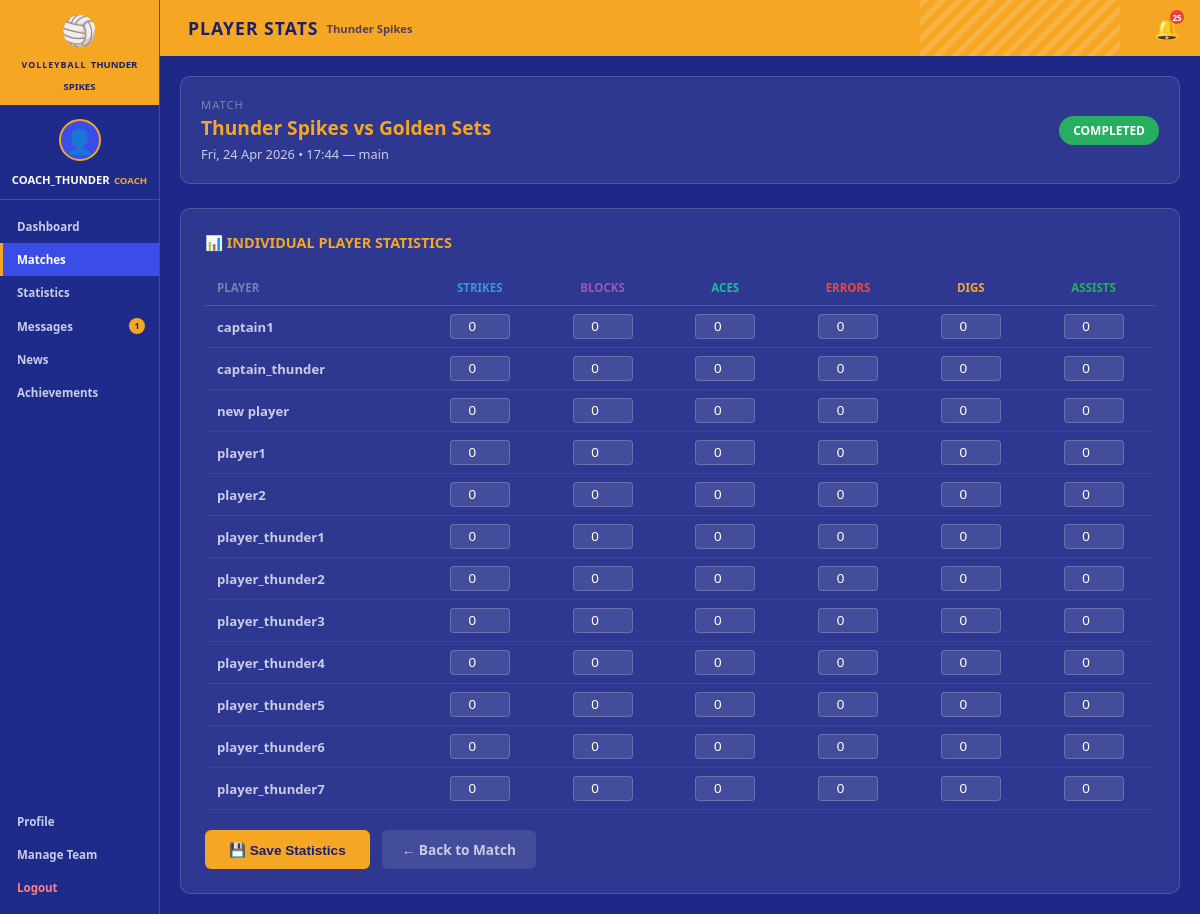
The app's page /match/22/player-stats/ (signed in), older data.
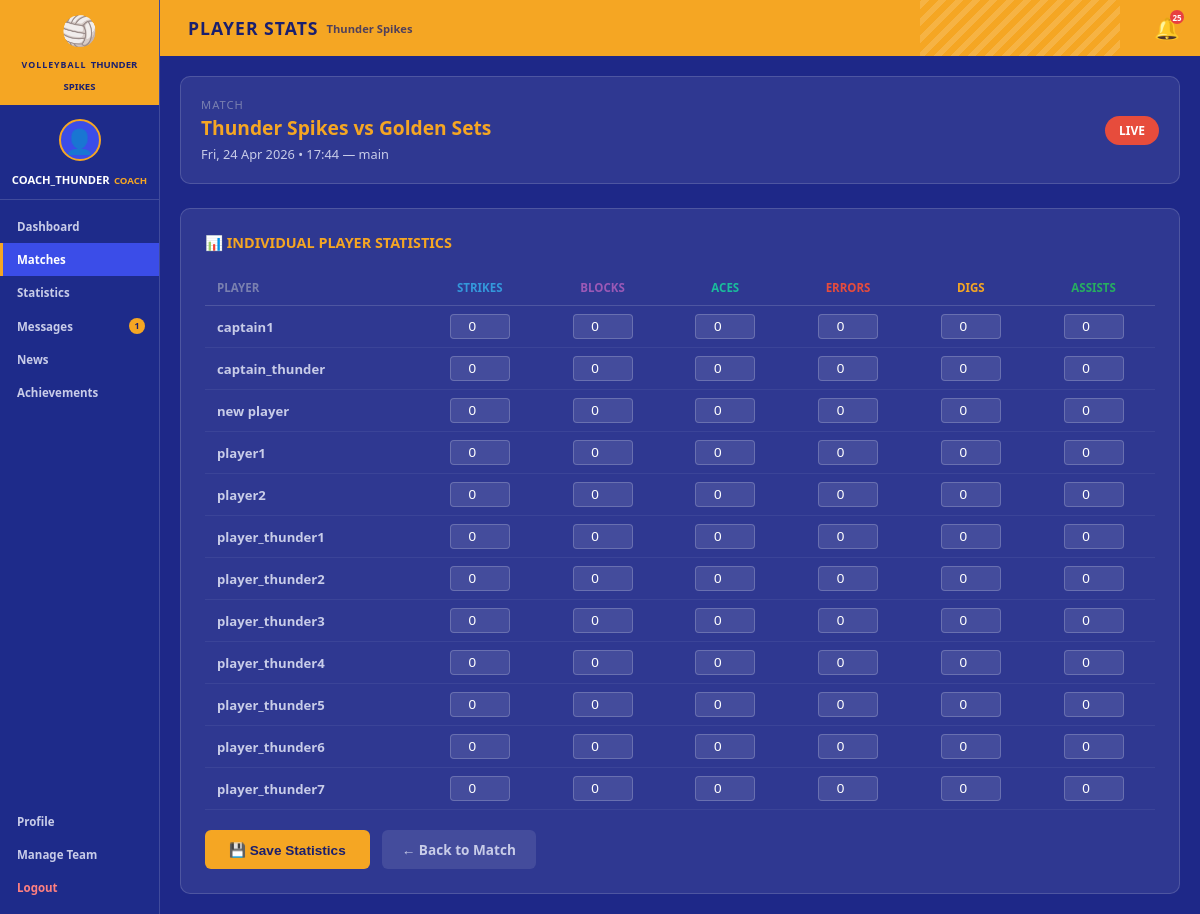
The same page, newer data.
### scheduling/models.py (models this page shows, shortened)
class UserProfile(models.Model):
    ROLE_CHOICES = [
        ('player', 'Player'),
        ('captain', 'Captain'),
        ('coach', 'Coach'),
        ('parent', 'Parent'),
        ('manager', 'Manager'),
    ]
    user = models.OneToOneField(User, on_delete=models.CASCADE, related_name='profile')
    role = models.CharField(max_length=20, choices=ROLE_CHOICES, default='player')
    team = models.ForeignKey(Team, on_delete=models.SET_NULL, null=True, blank=True, related_name='members')
    avatar = models.ImageField(upload_to='avatars/', null=True, blank=True)

class Team(models.Model):
    name = models.CharField(max_length=100)
    created_at = models.DateTimeField(auto_now_add=True)
    def __str__(self):
        return self.name

class Match(models.Model):
    STATUS_CHOICES = [
        ('upcoming', 'Upcoming'),
        ('live', 'Live'),
        ('completed', 'Completed'),
        ('cancelled', 'Cancelled'),
    ]
    home_team = models.ForeignKey(Team, on_delete=models.CASCADE, related_name='home_matches')
    away_team = models.ForeignKey(Team, on_delete=models.CASCADE, related_name='away_matches')
    date = models.DateTimeField()
    location = models.CharField(max_length=200)
    status = models.CharField(max_length=20, choices=STATUS_CHOICES, default='upcoming')
    home_score = models.IntegerField(null=True, blank=True)
    away_score = models.IntegerField(null=True, blank=True)
    created_by = models.ForeignKey(User, on_delete=models.SET_NULL, null=True, related_name='created_matches')
    created_at = models.DateTimeField(auto_now_add=True)
    notes = models.TextField(blank=True)
    class Meta:
        ordering = ['date']
    def __str__(self):
        return f"{self.home_team} vs {self.away_team} — {self.date.strftime('%b %d %Y')}"

### scheduling/views.py (the view)
    @login_required
    def _wrapped_view(request, *args, **kwargs):
        if not hasattr(request.user, 'profile') or request.user.profile.role != 'coach':
            messages.error(request, "Only coaches can access this page.")
            return redirect('dashboard')
        return view_func(request, *args, **kwargs)

### volleyball_project/templates/scheduling/player_match_stats.html (shortened to what this page needs)
{% extends 'base.html' %}
{% block page_title %}PLAYER STATS{% endblock %}
{% block page_subtitle %}{{ request.user.profile.team.name|default:"TEAM NAME" }}{% endblock %}
{% block content %}
<div style="max-width:1000px; margin:0 auto;">
    <div style="background:rgba(255,255,255,0.08); border-radius:10px; padding:20px; border:1px solid rgba(255,255,255,0.15); margin-bottom:24px;">
        <div style="display:flex; align-items:center; justify-content:space-between;">
            <div>
                <div style="font-size:0.7rem; color:#7a80b0; text-transform:uppercase; letter-spacing:1px;">Match</div>
                <div style="font-size:1.2rem; font-weight:800; color:#f5a623; margin-top:2px;">{{ match.home_team.name }} vs {{ match.away_team.name }}</div>
                <div style="font-size:0.8rem; color:#c8cce8; margin-top:4px;">{{ match.date|date:"D, d M Y • H:i" }} — {{ match.location }}</div>
            </div>
            <span style="background:{% if match.status == 'completed' %}#27ae60{% elif match.status == 'live' %}#e74c3c{% else %}#3498db{% endif %}; color:white; padding:6px 14px; border-radius:20px; font-size:0.75rem; font-weight:700; text-transform:uppercase;">
                {{ match.get_status_display }}
            </span>
        </div>
    </div>
    <div style="background:rgba(255,255,255,0.08); border-radius:10px; padding:24px; border:1px solid rgba(255,255,255,0.15);">
        <h3 style="font-size:0.9rem; font-weight:700; color:#f5a623; text-transform:uppercase; margin-bottom:18px;">📊 Individual Player Statistics</h3>
        {% if player_rows %}
        <form method="post">
            <div style="overflow-x:auto;">
                <table style="width:100%; border-collapse:collapse; font-size:0.82rem;">
                    <thead>
                        <tr style="border-bottom:1px solid rgba(255,255,255,0.15);">
                            <th style="text-align:left; padding:10px 12px; color:#7a80b0; font-weight:700; text-transform:uppercase; font-size:0.72rem;">PLAYER</th>
                            <th style="text-align:center; padding:10px 8px; color:#3498db; font-weight:700; text-transform:uppercase; font-size:0.72rem;">STRIKES</th>
                            <th style="text-align:center; padding:10px 8px; color:#9b59b6; font-weight:700; text-transform:uppercase; font-size:0.72rem;">BLOCKS</th>
                            <th style="text-align:center; padding:10px 8px; color:#1abc9c; font-weight:700; text-transform:uppercase; font-size:0.72rem;">ACES</th>
                            <th style="text-align:center; padding:10px 8px; color:#e74c3c; font-weight:700; text-transform:uppercase; font-size:0.72rem;">ERRORS</th>
                            <th style="text-align:center; padding:10px 8px; color:#f5a623; font-weight:700; text-transform:uppercase; font-size:0.72rem;">DIGS</th>
                            <th style="text-align:center; padding:10px 8px; color:#27ae60; font-weight:700; text-transform:uppercase; font-size:0.72rem;">ASSISTS</th>
                        </tr>
                    </thead>
                    <tbody>
                        {% for row in player_rows %}
                        <tr style="border-bottom:1px solid rgba(255,255,255,0.06);">
                            <td style="padding:10px 12px; color:#c8cce8; font-weight:600;">
                                {{ row.player.get_full_name|default:row.player.username }}
                            </td>
                            <td style="padding:8px; text-align:center;">
                                <input type="number" name="strikes_{{ row.player.id }}" value="{{ row.strikes }}" min="0" style="width:60px; background:rgba(255,255,255,0.1); border:1px solid rgba(255,255,255,0.2); border-radius:4px; color:#fff; padding:4px 6px; text-align:center; font-size:0.85rem;">
                            </td>
                            <td style="padding:8px; text-align:center;">
                                <input type="number" name="blocks_{{ row.player.id }}" value="{{ row.blocks }}" min="0" style="width:60px; background:rgba(255,255,255,0.1); border:1px solid rgba(255,255,255,0.2); border-radius:4px; color:#fff; padding:4px 6px; text-align:center; font-size:0.85rem;">
                            </td>
                            <td style="padding:8px; text-align:center;">
                                <input type="number" name="aces_{{ row.player.id }}" value="{{ row.service_aces }}" min="0" style="width:60px; background:rgba(255,255,255,0.1); border:1px solid rgba(255,255,255,0.2); border-radius:4px; color:#fff; padding:4px 6px; text-align:center; font-size:0.85rem;">
                            </td>
                            <td style="padding:8px; text-align:center;">
                                <input type="number" name="errors_{{ row.player.id }}" value="{{ row.errors }}" min="0" style="width:60px; background:rgba(255,255,255,0.1); border:1px solid rgba(255,255,255,0.2); border-radius:4px; color:#fff; padding:4px 6px; text-align:center; font-size:0.85rem;">
                            </td>
                            <td style="padding:8px; text-align:center;">
                                <input type="number" name="digs_{{ row.player.id }}" value="{{ row.digs }}" min="0" style="width:60px; background:rgba(255,255,255,0.1); border:1px solid rgba(255,255,255,0.2); border-radius:4px; color:#fff; padding:4px 6px; text-align:center; font-size:0.85rem;">
                            </td>
                            <td style="padding:8px; text-align:center;">
                                <input type="number" name="assists_{{ row.player.id }}" value="{{ row.assists }}" min="0" style="width:60px; background:rgba(255,255,255,0.1); border:1px solid rgba(255,255,255,0.2); border-radius:4px; color:#fff; padding:4px 6px; text-align:center; font-size:0.85rem;">
                            </td>
                        </tr>
                        {% endfor %}
                    </tbody>
                </table>
            </div>
            <div style="margin-top:20px; display:flex; gap:12px;">
                <button type="submit" style="background:#f5a623; color:#1a1f6e; padding:10px 24px; border:none; border-radius:6px; font-size:0.85rem; font-weight:700; cursor:pointer;">
                    💾 Save Statistics
                </button>
                <a href="{% url 'match_detail' pk=match.pk %}" style="background:rgba(255,255,255,0.1); color:#c8cce8; padding:10px 20px; border-radius:6px; font-size:0.85rem; font-weight:600; text-decoration:none;">
                    ← Back to Match
                </a>
            </div>
        </form>
        {% else %}
        <div style="text-align:center; color:#7a80b0; padding:32px; font-size:0.85rem;">
            No players assigned to this team yet.
        </div>
        {% endif %}
    </div>
</div>
{% endblock %}

### volleyball_project/templates/base.html (shortened to what this page needs)
<!DOCTYPE html>
<html lang="en">
<head>
    {% load static %}
    <link rel="stylesheet" href="{% static 'css/volleyball.css' %}">
</head>
<body>
    <div class="app-layout">
        <aside class="sidebar">
            <div class="sidebar-header">
                <div class="team-logo">
                    <div class="volleyball-icon">🏐</div>
                    <div class="team-info">
                        <span class="team-label">VOLLEYBALL</span>
                        <span class="team-name">{{ request.user.profile.team.name|default:"TEAM NAME" }}</span>
                    </div>
                </div>
            </div>
            <div class="user-profile">
                <div class="avatar">
                    {% if request.user.profile.avatar %}
                        <img src="{{ request.user.profile.avatar.url }}" alt="avatar">
                    {% else %}
                        <div class="avatar-placeholder">👤</div>
                    {% endif %}
                </div>
                <div class="user-details">
                    <span class="username">{{ request.user.username }}</span>
                    <span class="user-role">{{ request.user.profile.get_role_display|default:"Player"|upper }}</span>
                </div>
            </div>
            <nav class="sidebar-nav">
                <a href="{% url 'dashboard' %}" class="nav-item {% if active_page == 'dashboard' %}active{% endif %}">
                    Dashboard
                </a>
                <a href="{% url 'matches' %}" class="nav-item {% if active_page == 'matches' %}active{% endif %}">
                    Matches
                </a>
                <a href="{% url 'statistics' %}" class="nav-item {% if active_page == 'statistics' %}active{% endif %}">
                    Statistics
                </a>
                <a href="{% url 'messages' %}" class="nav-item {% if active_page == 'messages' %}active{% endif %}" style="display:flex; justify-content:space-between; align-items:center;">
                    Messages
                    <span id="msg-badge" style="display:none; background:#f5a623; color:#1a1f6e; border-radius:50%; width:16px; height:16px; font-size:0.55rem; font-weight:900; align-items:center; justify-content:center;"></span>
                </a>
                <a href="{% url 'news' %}" class="nav-item {% if active_page == 'news' %}active{% endif %}">
                    News
                </a>
                <a href="{% url 'achievements' %}" class="nav-item {% if active_page == 'achievements' %}active{% endif %}">
                    Achievements
                </a>
                <a href="{% url 'profile' %}" class="nav-item {% if active_page == 'profile' %}active{% endif %}" style="margin-top:auto;">
                    Profile
                </a>
                {% if request.user.profile.role in 'coach,manager' %}
                <a href="{% url 'manage_team_members' %}" class="nav-item {% if active_page == 'manage_team' %}active{% endif %}">
                    Manage Team
                </a>
                {% endif %}
                <a href="{% url 'logout' %}" class="nav-item" style="color:#ff8080;">
                    Logout
                </a>
            </nav>
        </aside>
        <main class="main-content">
            <header class="top-header">
                <div class="header-title">
                    <h1>{% block page_title %}VOLLEYBALL{% endblock %}</h1>
                    <span class="header-subtitle">{% block page_subtitle %}{% endblock %}</span>
                </div>
                <div class="header-actions">
                    <a href="{% url 'notifications' %}" class="bell-btn" title="Notifications" style="position:relative;">
                        🔔
                        <span id="notif-badge" style="display:none; position:absolute; top:-4px; right:-4px; background:#e84040; color:#fff; border-radius:50%; width:14px; height:14px; font-size:0.5rem; font-weight:900; align-items:center; justify-content:center;"></span>
                    </a>
                </div>
            </header>
            <div class="page-body">
                {% block content %}{% endblock %}
            </div>
        </main>
    </div>
</body>
</html>

Row changes from the older to the newer data that the page shows:
changed Match "main": status "COMPLETED" → "LIVE"
